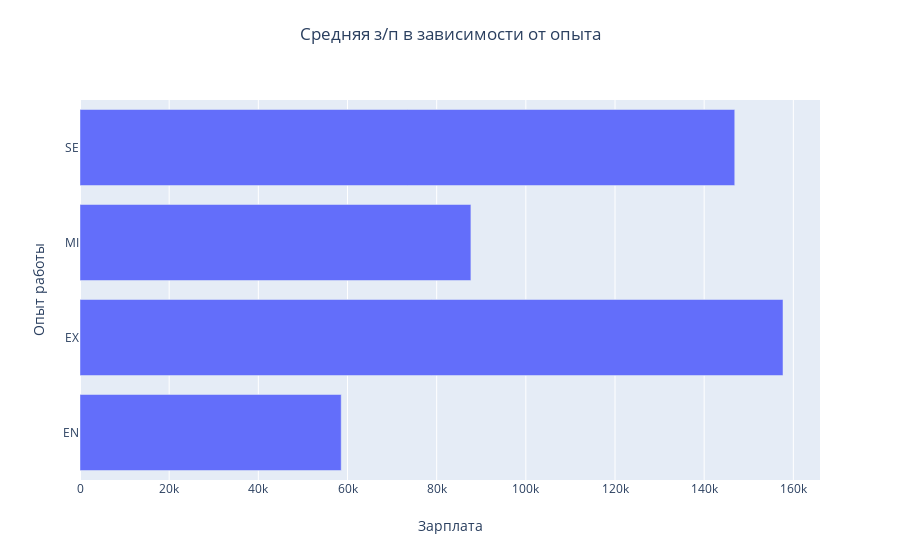
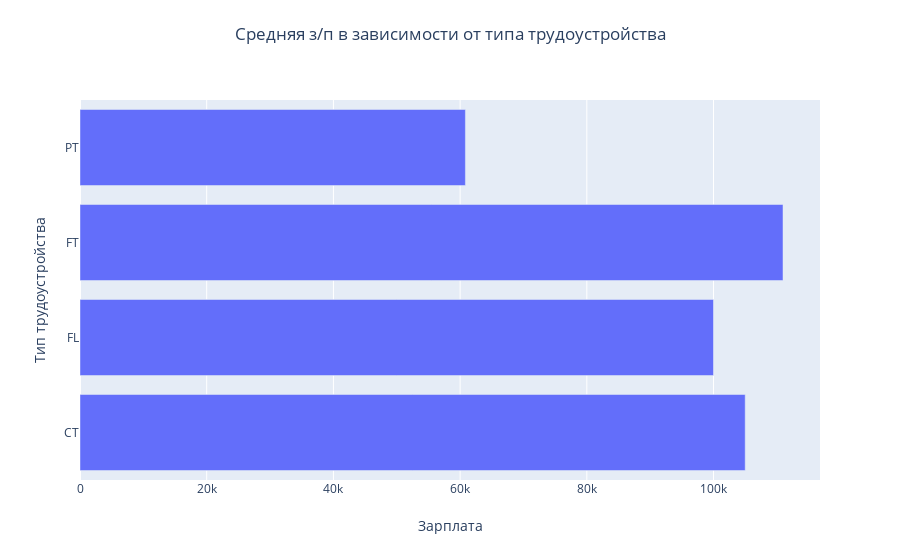

Notebook cell for these charts, in order:
### Markdown cell above
На первых двух графиках мы видим, что в данных областях зарплаты руководителей/сотрудников вышестоящей должности также выше. На третьем графике видим, что средняя зарплата Data Scientist в 2022 году выше, чем у Data Engineer.

### Code cell
# Построим стобчатые диаграммы и посмотрим на зависимость зарплат от опыта работы и типа трудоустройства, предварительно сгруппировав данные
# Здесь и на последующих графиках будем рассматривать без выбросов (зарплата больше 300 тысяч)
bar_data1 = data_scientists[data_scientists['salary']<300000].groupby('experience_level', as_index=False).mean()
fig1 = px.bar(
    data_frame=bar_data1,  # data_frame - DataFrame, содержащий данные
    x='salary', # x - столбец, по которому строится столбчатая диаграмма (зарплаты)
    y='experience_level', # y - столбец, по которому строится столбчатая диаграмма (опыт работы)
    title='Средняя з/п в зависимости от опыта' # title - заголовок столбчатой диаграммы
)

bar_data2 = data_scientists[data_scientists['salary']<300000].groupby('employment_type', as_index=False).mean()
fig2 = px.bar(
    data_frame=bar_data2, # data_frame - DataFrame, содержащий данные
    x='salary', # x - столбец, по которому строится столбчатая диаграмма (зарплаты)
    y='employment_type', # y - столбец, по которому строится столбчатая диаграмма (тип трудоустройства)
    title='Средняя з/п в зависимости от типа трудоустройства' # title - заголовок столбчатой диаграммы
)

# Настройка подписей для осей x и y
fig1.update_layout(
    xaxis_title='Зарплата',
    xaxis_title_standoff=25,  # Расстояние между названием оси x и графиком    
    yaxis_title = 'Опыт работы',
    title_x=0.5,  # Положение названия графика по горизонтали (центр)
    title_y=0.95  # Положение названия графика по вертикали (сверху)
)
fig2.update_layout(
    xaxis_title='Зарплата',
    xaxis_title_standoff=25,  # Расстояние между названием оси x и графиком    
    yaxis_title = 'Тип трудоустройства',
    title_x=0.5,  # Положение названия графика по горизонтали (центр)
    title_y=0.95  # Положение названия графика по вертикали (сверху)
)

# Отображение столбчатых диаграмм
pyo.iplot(fig1)
pyo.iplot(fig2)

### Figure 1 — Plotly figure (JSON) as saved in the notebook; plotly's stock layout.template omitted (floating-point values rounded to 4 significant figures)
{"data": [{"alignmentgroup": "True", "hovertemplate": "salary=%{x}<br>experience_level=%{y}<extra></extra>", "legendgroup": "", "marker": {"color": "#636efa", "pattern": {"shape": ""}}, "name": "", "offsetgroup": "", "orientation": "h", "showlegend": false, "textposition": "auto", "type": "bar", "x": [58590.0, 157700.0, 87680.0, 146900.0], "xaxis": "x", "y": ["EN", "EX", "MI", "SE"], "yaxis": "y"}], "layout": {"barmode": "relative", "legend": {"tracegroupgap": 0}, "title": {"text": "Средняя з/п в зависимости от опыта", "x": 0.5, "y": 0.95}, "xaxis": {"anchor": "y", "domain": [0, 1], "title": {"standoff": 25, "text": "Зарплата"}}, "yaxis": {"anchor": "x", "domain": [0, 1], "title": {"text": "Опыт работы"}}}}

### Figure 2 — Plotly figure (JSON) as saved in the notebook; plotly's stock layout.template omitted (floating-point values rounded to 4 significant figures)
{"data": [{"alignmentgroup": "True", "hovertemplate": "salary=%{x}<br>employment_type=%{y}<extra></extra>", "legendgroup": "", "marker": {"color": "#636efa", "pattern": {"shape": ""}}, "name": "", "offsetgroup": "", "orientation": "h", "showlegend": false, "textposition": "auto", "type": "bar", "x": [105000, 100000, 111000.0, 60830.0], "xaxis": "x", "y": ["CT", "FL", "FT", "PT"], "yaxis": "y"}], "layout": {"barmode": "relative", "legend": {"tracegroupgap": 0}, "title": {"text": "Средняя з/п в зависимости от типа трудоустройства", "x": 0.5, "y": 0.95}, "xaxis": {"anchor": "y", "domain": [0, 1], "title": {"standoff": 25, "text": "Зарплата"}}, "yaxis": {"anchor": "x", "domain": [0, 1], "title": {"text": "Тип трудоустройства"}}}}
